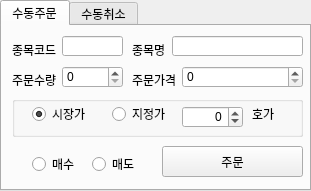
     <widget class="QTabWidget" name="tabWidget_5">
      <property name="geometry">
       <rect>
        <x>320</x>
        <y>570</y>
        <width>311</width>
        <height>191</height>
       </rect>
      </property>
      <property name="currentIndex">
       <number>0</number>
      </property>
      <widget class="QWidget" name="tab_11">
       <attribute name="title">
        <string>수동주문</string>
       </attribute>
       <widget class="QPushButton" name="btnTrOrder">
        <property name="geometry">
         <rect>
          <x>160</x>
          <y>120</y>
          <width>141</width>
          <height>31</height>
         </rect>
        </property>
        <property name="text">
         <string>주문</string>
        </property>
       </widget>
       <widget class="QRadioButton" name="rbTrSell">
        <property name="geometry">
         <rect>
          <x>90</x>
          <y>130</y>
          <width>51</width>
          <height>16</height>
         </rect>
        </property>
        <property name="text">
         <string>매도</string>
        </property>
        <property name="checked">
         <bool>false</bool>
        </property>
       </widget>
       <widget class="QLineEdit" name="leTrCode">
        <property name="geometry">
         <rect>
          <x>60</x>
          <y>10</y>
          <width>61</width>
          <height>20</height>
         </rect>
        </property>
       </widget>
       <widget class="QRadioButton" name="rbTrBuy">
        <property name="geometry">
         <rect>
          <x>30</x>
          <y>130</y>
          <width>51</width>
          <height>16</height>
         </rect>
        </property>
        <property name="text">
         <string>매수</string>
        </property>
       </widget>
       <widget class="QSpinBox" name="spbTrPrice">
        <property name="geometry">
         <rect>
          <x>180</x>
          <y>40</y>
          <width>121</width>
          <height>22</height>
         </rect>
        </property>
        <property name="maximum">
         <number>9999999</number>
        </property>
        <property name="singleStep">
         <number>5000</number>
        </property>
       </widget>
       <widget class="QGroupBox" name="groupBox_23">
        <property name="enabled">
         <bool>true</bool>
        </property>
        <property name="geometry">
         <rect>
          <x>10</x>
          <y>70</y>
          <width>291</width>
          <height>41</height>
         </rect>
        </property>
        <property name="title">
         <string/>
        </property>
        <property name="flat">
         <bool>false</bool>
        </property>
        <property name="checkable">
         <bool>false</bool>
        </property>
        <widget class="QRadioButton" name="rbTrLimit">
         <property name="geometry">
          <rect>
           <x>100</x>
           <y>10</y>
           <width>61</width>
           <height>16</height>
          </rect>
         </property>
         <property name="text">
          <string>지정가</string>
         </property>
        </widget>
        <widget class="QRadioButton" name="rbTrMarket">
         <property name="geometry">
          <rect>
           <x>20</x>
           <y>10</y>
           <width>61</width>
           <height>16</height>
          </rect>
         </property>
         <property name="text">
          <string>시장가</string>
         </property>
         <property name="checked">
          <bool>true</bool>
         </property>
        </widget>
        <widget class="QLabel" name="label_36">
         <property name="geometry">
          <rect>
           <x>240</x>
           <y>10</y>
           <width>31</width>
           <height>16</height>
          </rect>
         </property>
         <property name="text">
          <string>호가</string>
         </property>
        </widget>
        <widget class="QSpinBox" name="spbTrHoga">
         <property name="geometry">
          <rect>
           <x>170</x>
           <y>10</y>
           <width>61</width>
           <height>22</height>
          </rect>
         </property>
         <property name="alignment">
          <set>Qt::AlignRight|Qt::AlignTrailing|Qt::AlignVCenter</set>
         </property>
         <property name="showGroupSeparator" stdset="0">
          <bool>true</bool>
         </property>
         <property name="minimum">
          <number>-15</number>
         </property>
         <property name="maximum">
          <number>15</number>
         </property>
         <property name="singleStep">
          <number>1</number>
         </property>
        </widget>
       </widget>
       <widget class="QLabel" name="label_17">
        <property name="geometry">
         <rect>
          <x>130</x>
          <y>16</y>
          <width>41</width>
          <height>16</height>
         </rect>
        </property>
        <property name="text">
         <string>종목명</string>
        </property>
       </widget>
       <widget class="QLineEdit" name="leTrName">
        <property name="geometry">
         <rect>
          <x>170</x>
          <y>10</y>
          <width>131</width>
          <height>20</height>
         </rect>
        </property>
        <property name="readOnly">
         <bool>true</bool>
        </property>
       </widget>
       <widget class="QSpinBox" name="spbTrQty">
        <property name="geometry">
         <rect>
          <x>60</x>
          <y>40</y>
          <width>61</width>
          <height>22</height>
         </rect>
        </property>
        <property name="maximum">
         <number>9999</number>
        </property>
       </widget>
       <widget class="QLabel" name="label_6">
        <property name="geometry">
         <rect>
          <x>10</x>
          <y>48</y>
          <width>56</width>
          <height>12</height>
         </rect>
        </property>
        <property name="text">
         <string>주문수량</string>
        </property>
       </widget>
       <widget class="QLabel" name="label_4">
        <property name="geometry">
         <rect>
          <x>10</x>
          <y>16</y>
          <width>51</width>
          <height>16</height>
         </rect>
        </property>
        <property name="text">
         <string>종목코드</string>
        </property>
       </widget>
       <widget class="QLabel" name="label_25">
        <property name="geometry">
         <rect>
          <x>130</x>
          <y>48</y>
          <width>56</width>
          <height>12</height>
         </rect>
        </property>
        <property name="text">
         <string>주문가격</string>
        </property>
       </widget>
      </widget>
      <widget class="QWidget" name="tab_12">
       <attribute name="title">
        <string>수동취소</string>
       </attribute>
      </widget>
     </widget>
